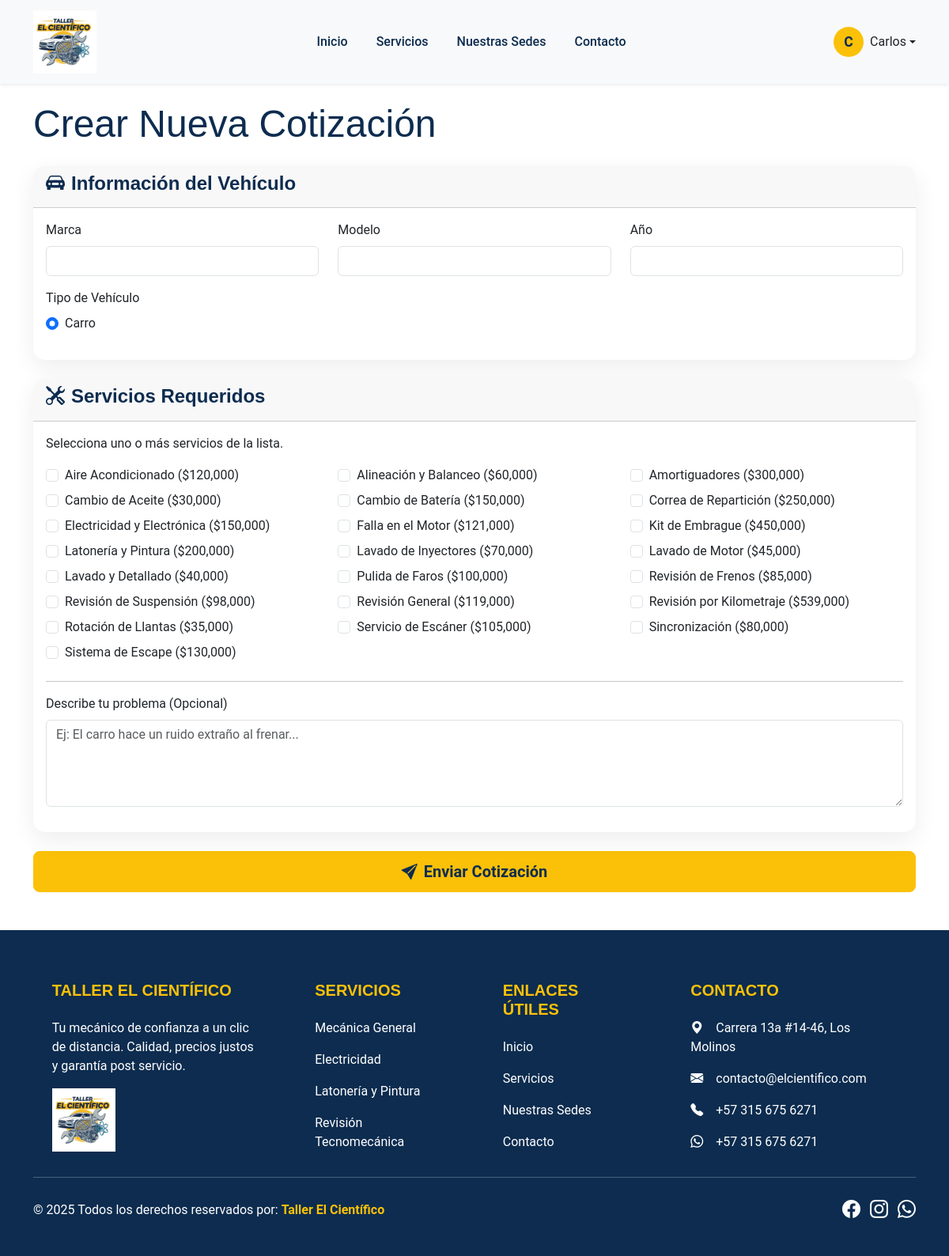
The page /crear_cotizacion.php (signed in) on the database its author committed.
### tables this page shows
CREATE TABLE `servicios` (
  `id` int(11) NOT NULL,
  `nombre` varchar(150) NOT NULL,
  `descripcion` text DEFAULT NULL,
  `imagen_url` varchar(255) DEFAULT NULL,
  `precio_desde` decimal(10,2) NOT NULL,
  `activo` tinyint(1) DEFAULT 1,
  `fecha_creacion` timestamp NOT NULL DEFAULT current_timestamp(),
  `fecha_actualizacion` timestamp NOT NULL DEFAULT current_timestamp() ON UPDATE current_timestamp()
);

### crear_cotizacion.php (the view, shortened to what this page needs)
<?php
require 'admin/db_config.php';
$servicios_result = $conn->query("SELECT id, nombre, precio_desde FROM servicios WHERE activo = 1 ORDER BY nombre ASC");
$servicios = $servicios_result->fetch_all(MYSQLI_ASSOC);
include 'includes/header.php';
?>
<div class="container py-5">
    <h1 class="display-5 mb-4">Crear Nueva Cotización</h1>
    <form action="crear_cotizacion.php" method="POST">
        <div class="card">
            <div class="card-header">
                <h4><i class="bi bi-car-front-fill me-2"></i>Información del Vehículo</h4>
            </div>
            <div class="card-body">
                <div class="row">
                    <div class="col-md-4 mb-3">
                        <label for="marca_vehiculo" class="form-label">Marca</label>
                        <input type="text" class="form-control" id="marca_vehiculo" name="marca_vehiculo" required>
                    </div>
                    <div class="col-md-4 mb-3">
                        <label for="modelo_vehiculo" class="form-label">Modelo</label>
                        <input type="text" class="form-control" id="modelo_vehiculo" name="modelo_vehiculo" required>
                    </div>
                    <div class="col-md-4 mb-3">
                        <label for="año_vehiculo" class="form-label">Año</label>
                        <input type="number" class="form-control" id="año_vehiculo" name="año_vehiculo" min="1950" max="<?php echo date('Y') + 1; ?>" required>
                    </div>
                </div>
                 <div class="mb-3">
                    <label class="form-label">Tipo de Vehículo</label>
                    <div>
                        <div class="form-check form-check-inline">
                            <input class="form-check-input" type="radio" name="tipo_vehiculo" id="tipo_carro" value="carro" checked>
                            <label class="form-check-label" for="tipo_carro">Carro</label>
                        </div>
                    </div>
                </div>
            </div>
        </div>
        <div class="card mt-4">
            <div class="card-header">
                <h4><i class="bi bi-tools me-2"></i>Servicios Requeridos</h4>
            </div>
            <div class="card-body">
                <p>Selecciona uno o más servicios de la lista.</p>
                <div class="row">
                    <?php foreach ($servicios as $servicio): ?>
                        <div class="col-md-4">
                            <div class="form-check mb-2">
                                <input class="form-check-input" type="checkbox" name="servicios[]" value="<?php echo $servicio['id']; ?>" id="servicio_<?php echo $servicio['id']; ?>">
                                <label class="form-check-label" for="servicio_<?php echo $servicio['id']; ?>">
                                    <?php echo htmlspecialchars($servicio['nombre']); ?> ($<?php echo number_format($servicio['precio_desde'], 0); ?>)
                                </label>
                            </div>
                        </div>
                    <?php endforeach; ?>
                </div>
                <hr>
                <div class="mb-3">
                    <label for="descripcion_problema" class="form-label">Describe tu problema (Opcional)</label>
                    <textarea class="form-control" id="descripcion_problema" name="descripcion_problema" rows="4" placeholder="Ej: El carro hace un ruido extraño al frenar..."></textarea>
                </div>
            </div>
        </div>
        <div class="d-grid mt-4">
            <button type="submit" class="btn btn-cientifico btn-lg"><i class="bi bi-send-fill me-2"></i>Enviar Cotización</button>
        </div>
    </form>
</div>
<?php include 'includes/footer.php'; ?>

### includes/header.php (shortened to what this page needs)
<!DOCTYPE html>
<html lang="es">
<head>
    <link rel="stylesheet" href="/TALLER_EL_CIENTIFICO/bootstrap-5.3.8-dist/css/bootstrap.min.css">
    <link rel="stylesheet" href="https://cdn.jsdelivr.net/npm/bootstrap-icons@1.11.3/font/bootstrap-icons.min.css">
    <link rel="stylesheet" href="/TALLER_EL_CIENTIFICO/assets/css/style.css">
</head>
<body>
<header>
    <nav class="navbar navbar-expand-lg navbar-light bg-light shadow-sm fixed-top">
        <div class="container">
            <a class="navbar-brand" href="/TALLER_EL_CIENTIFICO/index.php">
                <img src="/TALLER_EL_CIENTIFICO/assets/img/logo.jpg" alt="Logo Taller El Científico" style="height: 80px;">
            </a>
            <div class="collapse navbar-collapse" id="navbarNav">
                <ul class="navbar-nav mx-auto">
                    <li class="nav-item"><a class="nav-link" href="/TALLER_EL_CIENTIFICO/index.php">Inicio</a></li>
                    <li class="nav-item"><a class="nav-link" href="/TALLER_EL_CIENTIFICO/servicios.php">Servicios</a></li>
                    <li class="nav-item"><a class="nav-link" href="/TALLER_EL_CIENTIFICO/sedes.php">Nuestras Sedes</a></li>
                    <li class="nav-item"><a class="nav-link" href="/TALLER_EL_CIENTIFICO/contacto.php">Contacto</a></li>
                </ul>
                <div class="d-flex align-items-center">
                    <?php if (isset($_SESSION['user_id'])): ?>
                        <div class="dropdown">
                            <a href="#" class="d-flex align-items-center text-dark text-decoration-none dropdown-toggle" id="dropdownUser" data-bs-toggle="dropdown" aria-expanded="false">
                                <?php if (!empty($_SESSION['user_avatar_url'])): ?>
                                    <img src="<?php echo htmlspecialchars($_SESSION['user_avatar_url']); ?>" alt="Avatar" class="user-avatar me-2">
                                <?php else: ?>
                                    <div class="user-initial me-2">
                                        <?php echo strtoupper(substr($_SESSION['user_nombre_completo'], 0, 1)); ?>
                                    </div>
                                <?php endif; ?>
                                <span class="d-none d-sm-inline"><?php echo htmlspecialchars(explode(' ', $_SESSION['user_nombre_completo'])[0]); ?></span>
                            </a>
                        </div>
                    <?php else: ?>
                        <a href="/TALLER_EL_CIENTIFICO/login.php" class="btn btn-cientifico">Iniciar Sesión</a>
                    <?php endif; ?>
                </div>
            </div>
        </div>
    </nav>
</header>
<main style="padding-top: 80px;">

### includes/footer.php (shortened to what this page needs)
</main>
<footer class="footer-cientifico text-white pt-5 pb-4">
    <div class="container text-center text-md-start">
        <div class="row text-center text-md-start">
            <div class="col-md-3 col-lg-3 col-xl-3 mx-auto mt-3">
                <h5 class="text-uppercase mb-4 fw-bold text-cientifico-yellow">Taller El Científico</h5>
                <p>
                    Tu mecánico de confianza a un clic de distancia. Calidad, precios justos y garantía post servicio.
                </p>
                 <img src="/TALLER_EL_CIENTIFICO/assets/img/logo.jpg" alt="Logo Taller El Científico" style="height: 80px;">
            </div>
            <div class="col-md-2 col-lg-2 col-xl-2 mx-auto mt-3">
                <h5 class="text-uppercase mb-4 fw-bold text-cientifico-yellow">Servicios</h5>
                <p><a href="#" class="text-white" style="text-decoration: none;">Mecánica General</a></p>
                <p><a href="#" class="text-white" style="text-decoration: none;">Electricidad</a></p>
                <p><a href="#" class="text-white" style="text-decoration: none;">Latonería y Pintura</a></p>
                <p><a href="#" class="text-white" style="text-decoration: none;">Revisión Tecnomecánica</a></p>
            </div>
            <div class="col-md-3 col-lg-2 col-xl-2 mx-auto mt-3">
                 <h5 class="text-uppercase mb-4 fw-bold text-cientifico-yellow">Enlaces Útiles</h5>
                <p><a href="/TALLER_EL_CIENTIFICO/index.php" class="text-white" style="text-decoration: none;">Inicio</a></p>
                <p><a href="/TALLER_EL_CIENTIFICO/servicios.php" class="text-white" style="text-decoration: none;">Servicios</a></p>
                <p><a href="/TALLER_EL_CIENTIFICO/sedes.php" class="text-white" style="text-decoration: none;">Nuestras Sedes</a></p>
                <p><a href="/TALLER_EL_CIENTIFICO/contacto.php" class="text-white" style="text-decoration: none;">Contacto</a></p>
            </div>
            <div class="col-md-4 col-lg-3 col-xl-3 mx-auto mt-3">
                <h5 class="text-uppercase mb-4 fw-bold text-cientifico-yellow">Contacto</h5>
                <p><i class="bi bi-geo-alt-fill me-3"></i>Carrera 13a #14-46, Los Molinos</p>
                <p><i class="bi bi-envelope-fill me-3"></i>contacto@elcientifico.com</p>
                <p><i class="bi bi-telephone-fill me-3"></i>+57 315 675 6271</p>
                <p><i class="bi bi-whatsapp me-3"></i>+57 315 675 6271</p>
            </div>
        </div>
        <hr class="mb-4">
        <div class="row align-items-center">
            <div class="col-md-7 col-lg-8">
                <p> © 2025 Todos los derechos reservados por:
                    <a href="#" style="text-decoration: none;">
                        <strong class="text-cientifico-yellow">Taller El Científico</strong>
                    </a>
                </p>
            </div>
            <div class="col-md-5 col-lg-4">
                <div class="text-center text-md-end">
                    <ul class="list-unstyled list-inline">
                        <li class="list-inline-item">
                            <a href="#" class="btn-floating btn-sm text-white" style="font-size: 23px;"><i class="bi bi-facebook"></i></a>
                        </li>
                         <li class="list-inline-item">
                            <a href="#" class="btn-floating btn-sm text-white" style="font-size: 23px;"><i class="bi bi-instagram"></i></a>
                        </li>
                         <li class="list-inline-item">
                            <a href="#" class="btn-floating btn-sm text-white" style="font-size: 23px;"><i class="bi bi-whatsapp"></i></a>
                        </li>
                    </ul>
                </div>
            </div>
        </div>
    </div>
</footer>
</body>
</html>

### assets/css/style.css (style rules this page uses)
:root { --cientifico-yellow: #fbc108; --cientifico-dark-blue: #0d2c4f; --cientifico-light-gray: #f8f9fa; --cientifico-text: #343a40; --cientifico-white: #ffffff; }
body { font-family: 'Roboto', sans-serif; color: var(--cientifico-text); }
h1, h2, h3, h4, h5, h6 { font-family: 'Montserrat', sans-serif; font-weight: 700; color: var(--cientifico-dark-blue); }
.navbar-light .navbar-nav .nav-link { color: var(--cientifico-dark-blue) !important; font-weight: 500; margin: 0 10px; transition: color 0.3s; }
.btn-cientifico { background-color: var(--cientifico-yellow); border-color: var(--cientifico-yellow); color: var(--cientifico-dark-blue); font-weight: bold; transition: all 0.3s; padding: 10px 25px; }
.card { border: none; border-radius: 15px; box-shadow: 0 10px 30px rgba(0,0,0,0.07); overflow: hidden; }
.footer-cientifico { background-color: var(--cientifico-dark-blue); }
.footer-cientifico .text-cientifico-yellow { color: var(--cientifico-yellow); }
.user-initial { width: 38px; height: 38px; border-radius: 50%; background-color: var(--cientifico-yellow); color: var(--cientifico-dark-blue); display: flex; align-items: center; justify-content: center; font-weight: 700; font-size: 1.1rem; }

### rows shown on the page
servicios: nombre "Aire Acondicionado", precio_desde "120,000"
servicios: nombre "Alineación y Balanceo", precio_desde "60,000"
servicios: nombre "Amortiguadores", precio_desde "300,000"
servicios: nombre "Cambio de Aceite", precio_desde "30,000"
servicios: nombre "Cambio de Batería", precio_desde "150,000"
servicios: nombre "Correa de Repartición", precio_desde "250,000"
servicios: nombre "Electricidad y Electrónica", precio_desde "150,000"
servicios: nombre "Falla en el Motor", precio_desde "121,000"
servicios: nombre "Kit de Embrague", precio_desde "450,000"
servicios: nombre "Latonería y Pintura", precio_desde "200,000"
servicios: nombre "Lavado de Inyectores", precio_desde "70,000"
servicios: nombre "Lavado de Motor", precio_desde "45,000"
servicios: nombre "Lavado y Detallado", precio_desde "40,000"
servicios: nombre "Pulida de Faros", precio_desde "100,000"
servicios: nombre "Revisión de Frenos", precio_desde "85,000"
servicios: nombre "Revisión de Suspensión", precio_desde "98,000"
servicios: nombre "Revisión General", precio_desde "119,000"
servicios: nombre "Revisión por Kilometraje", precio_desde "539,000"
servicios: nombre "Rotación de Llantas", precio_desde "35,000"
servicios: nombre "Servicio de Escáner", precio_desde "105,000"
servicios: nombre "Sincronización", precio_desde "80,000"
servicios: nombre "Sistema de Escape", precio_desde "130,000"

### other values the page prints
substr($_SESSION['user_nombre_completo'], 0, 1) "C"
explode(' ', $_SESSION['user_nombre_completo'])[0] "Carlos"
